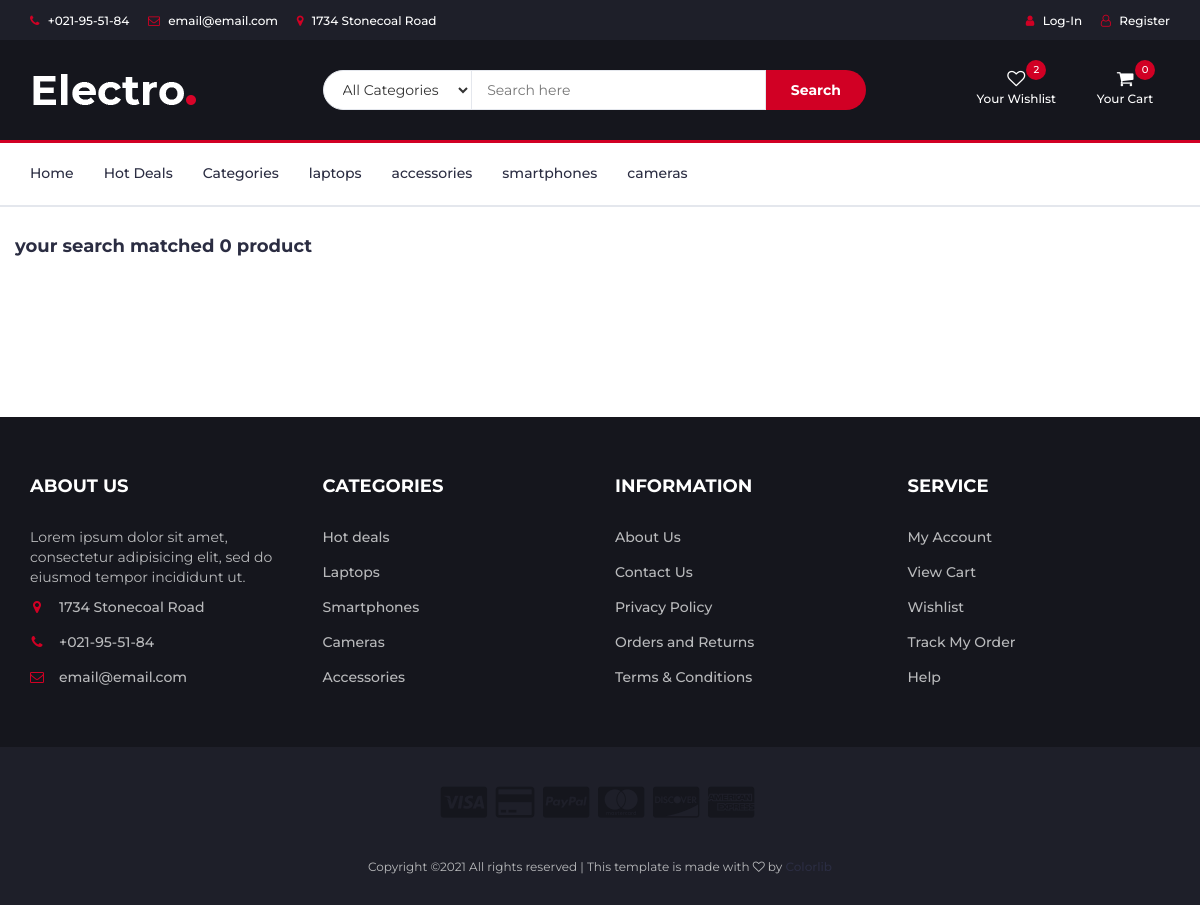
Screenshot of /search with the database file from the repository.
### shop/models.py (models this page shows, shortened)
class Category(models.Model):
    name = models.CharField(max_length=255, db_index=True)
    slug = models.SlugField(max_length=255, unique=True)
    class Meta:
        verbose_name_plural = 'categories'

### shop/views.py (the view)
# urls.py: path('search',views.search,name="search"),
def search(request):
    prod = None
    query = None
    count=0
    if 'q' in request.GET:
        query=request.GET.get('q')
        prod=Product.objects.all().filter(Q(name__contains=query)| Q(description__contains=query))
        for p in prod:
            count+=1
        print(count)
    return render(request,'search.html',{'products':prod,'query':query,'count':count})

### cart/context_processors.py (called while the page is built)
def count(request):
    item_count=0
    if 'admin' in request.path:
        return {}
    else:
        try:
            tot=0
            ct=Cartlist.objects.filter(cart_id=c_id(request))
            ct_i=items.objects.all().filter(cart_id=ct[:1])
            for i in ct_i:
                item_count+=i.quantity
                tot+=i.product.total_price()*i.quantity
        except Cartlist.DoesNotExist:
            item_count=0
        return dict(itc=item_count,t=tot)

### cart/views.py (called while the page is built)
def c_id(request):
    ct_id=request.session.session_key
    if not ct_id:
        ct_id=request.session.create()
    return ct_id

### shop/context_processor.py (called while the page is built)
def cats(request):
    ct=Category.objects.all()
    return dict(cats=ct)

### templates/search.html (shortened to what this page needs)
{% extends 'base.html' %}
{% load static %}
{%block content%}
<html lang="">
<head>
</head>
<body>
  <div class="section">
    <div class="container">
      <div class="row">
                  <div class="col-md-12">
          <div class="row">
            <div class="products-tabs">
              <div id="tab1" class="tab-pane active">
                {% if count > 1 %}
                <h4> <b>your search matched {{count}} products </b></h4>
                {% else %}
                <h4> <b>your search matched {{count}} product </b></h4>
                {% endif %}
                <br><br>
                <div class="products-slick" data-nav="#slick-nav-1">
                </div>
              </div>
            </div>
          </div>
        </div>
      </div>
    </div>
  </div>
  <br><br><br><br>
  <footer id="footer">
    <div class="section">
      <div class="container">
        <div class="row">
          <div class="col-md-3 col-xs-6">
            <div class="footer">
              <h3 class="footer-title">About Us</h3>
              <p>Lorem ipsum dolor sit amet, consectetur adipisicing elit, sed do eiusmod tempor incididunt ut.</p>
              <ul class="footer-links">
                <li><a href="#"><i class="fa fa-map-marker"></i>1734 Stonecoal Road</a></li>
                <li><a href="#"><i class="fa fa-phone"></i>+021-95-51-84</a></li>
                <li><a href="#"><i class="fa fa-envelope-o"></i>email@email.com</a></li>
              </ul>
            </div>
          </div>
          <div class="col-md-3 col-xs-6">
            <div class="footer">
              <h3 class="footer-title">Categories</h3>
              <ul class="footer-links">
                <li><a href="#">Hot deals</a></li>
                <li><a href="#">Laptops</a></li>
                <li><a href="#">Smartphones</a></li>
                <li><a href="#">Cameras</a></li>
                <li><a href="#">Accessories</a></li>
              </ul>
            </div>
          </div>
          <div class="col-md-3 col-xs-6">
            <div class="footer">
              <h3 class="footer-title">Information</h3>
              <ul class="footer-links">
                <li><a href="#">About Us</a></li>
                <li><a href="#">Contact Us</a></li>
                <li><a href="#">Privacy Policy</a></li>
                <li><a href="#">Orders and Returns</a></li>
                <li><a href="#">Terms & Conditions</a></li>
              </ul>
            </div>
          </div>
          <div class="col-md-3 col-xs-6">
            <div class="footer">
              <h3 class="footer-title">Service</h3>
              <ul class="footer-links">
                <li><a href="#">My Account</a></li>
                <li><a href="#">View Cart</a></li>
                <li><a href="#">Wishlist</a></li>
                <li><a href="#">Track My Order</a></li>
                <li><a href="#">Help</a></li>
              </ul>
            </div>
          </div>
        </div>
      </div>
    </div>
    <div id="bottom-footer" class="section">
      <div class="container">
        <div class="row">
          <div class="col-md-12 text-center">
            <ul class="footer-payments">
              <li><a href="#"><i class="fa fa-cc-visa"></i></a></li>
              <li><a href="#"><i class="fa fa-credit-card"></i></a></li>
              <li><a href="#"><i class="fa fa-cc-paypal"></i></a></li>
              <li><a href="#"><i class="fa fa-cc-mastercard"></i></a></li>
              <li><a href="#"><i class="fa fa-cc-discover"></i></a></li>
              <li><a href="#"><i class="fa fa-cc-amex"></i></a></li>
            </ul>
            <span class="copyright">
              Copyright &copy;<script>document.write(new Date().getFullYear());</script> All rights reserved | This template is made with <i class="fa fa-heart-o" aria-hidden="true"></i> by <a href="https://colorlib.com" target="_blank">Colorlib</a>
            </span>
          </div>
        </div>
      </div>
    </div>
  </footer>
</body>
</html>
{%endblock%}

### templates/base.html (shortened to what this page needs)
{% load static %}
<!DOCTYPE html>
<html lang="en">
	<head>
		<link type="text/css" rel="stylesheet" href="{% static 'css/bootstrap.min.css'%}"/>
		<link type="text/css" rel="stylesheet" href="{% static 'css/slick.css'%}"/>
		<link type="text/css" rel="stylesheet" href="{% static 'css/slick-theme.css'%}"/>
		<link type="text/css" rel="stylesheet" href="{% static 'css/nouislider.min.css'%}"/>
		<link rel="stylesheet" href="{% static 'css/font-awesome.min.css'%}">
		<link type="text/css" rel="stylesheet" href="{% static 'css/style.css'%}"/>
    </head>
	<body>
		<header>
			<div id="top-header">
				<div class="container">
					<ul class="header-links pull-left">
						<li><a href="#"><i class="fa fa-phone"></i> +021-95-51-84</a></li>
						<li><a href="#"><i class="fa fa-envelope-o"></i> email@email.com</a></li>
						<li><a href="#"><i class="fa fa-map-marker"></i> 1734 Stonecoal Road</a></li>
					</ul>
					<ul class="header-links pull-right">
						{%if user.is_authenticated%}
						<li><a href="{% url 'logout' %}"><i class="fa fa-user"></i> Log-Out</a></li>
						{% else %}
						<li><a href="{% url 'login' %}"><i class="fa fa-user"></i> Log-In</a></li>
						<li><a href="{% url 'register' %}"><i class="fa fa-user-o"></i> Register</a></li>
						{% endif %}
					</ul>
				</div>
			</div>
			<div id="header">
				<div class="container">
					<div class="row">
						<div class="col-md-3">
							<div class="header-logo">
								<a href="/" class="logo">
									<img src="{% static './img/logo.png'%}" alt="">
								</a>
							</div>
						</div>
						<div class="col-md-6">
							<div class="header-search">
								<form action="{% url 'search' %}" method="get">
									<select class="input-select">
										<option value="0">All Categories</option>
									</select>
									<input class="input" placeholder="Search here" name="q">
									<button class="search-btn">Search</button>
								</form>
							</div>
						</div>
						<div class="col-md-3 clearfix">
							<div class="header-ctn">
								<div>
									<a href="#">
										<i class="fa fa-heart-o"></i>
										<span>Your Wishlist</span>
										<div class="qty">2</div>
									</a>
								</div>
								<div class="dropdown">
									<a class="dropdown-toggle" data-toggle="dropdown" aria-expanded="true">
										<i class="fa fa-shopping-cart"></i>
										<span>Your Cart</span>
										<div class="qty">{{itc}}</div>
									</a>
								</div>
							</div>
						</div>
					</div>
				</div>
			</div>
		</header>
		<nav id="navigation">
			<div class="container">
				<div id="responsive-nav">
					<ul class="main-nav nav navbar-nav">
						<li ><a href="/">Home</a></li>
						<li><a href="{%url 'deals' %}">Hot Deals</a></li>
						<li><a href="#">Categories</a></li>
						{% for cat in cats %}
						<li><a href="{%url 'product' cat.slug %}">{{cat.name}}</a></li>
						{% endfor %}
					</ul>
				</div>
			</div>
		</nav>
{%block content%}
{% endblock %}
	</body>
</html>

### static/css/style.css (style rules this page uses)
body { font-family: 'Montserrat', sans-serif; font-weight: 400; color: #333; }
h1, h2, h3, h4, h5, h6 { color: #2B2D42; font-weight: 700; margin: 0 0 10px; }
a { color: #2B2D42; font-weight: 500; -webkit-transition: 0.2s color; transition: 0.2s color; }
ul, ol { margin: 0; padding: 0; list-style: none }
.input { height: 40px; padding: 0px 15px; border: 1px solid #E4E7ED; background-color: #FFF; width: 100%; }
.input-select { padding: 0px 15px; background: #FFF; border: 1px solid #E4E7ED; height: 40px; }
.section { padding-top: 30px; padding-bottom: 30px; }
#top-header { padding-top: 10px; padding-bottom: 10px; background-color: #1E1F29; }
.header-links li { display: inline-block; margin-right: 15px; font-size: 12px; }
.header-links li:last-child { margin-right: 0px; }
.header-links li a { color: #FFF; }
.header-links li i { color: #D10024; margin-right: 5px; }
#header { padding-top: 15px; padding-bottom: 15px; background-color: #15161D; }
.header-logo { float: left; }
.header-logo .logo img { display: block; }
.header-search { padding: 15px 0px; }
.header-search form { position: relative; }
.header-search form .input-select { margin-right: -4px; border-radius: 40px 0px 0px 40px; }
.header-search form .input { width: calc(100% - 260px); margin-right: -4px; }
.header-search form .search-btn { height: 40px; width: 100px; background: #D10024; color: #FFF; font-weight: 700; border: none; border-radius: 0px 40px 40px 0px; }
.header-ctn { float: right; padding: 15px 0px; }
.header-ctn>div { display: inline-block; }
.header-ctn>div+div { margin-left: 15px; }
.header-ctn>div>a { display: block; position: relative; width: 90px; text-align: center; color: #FFF; }
.header-ctn>div>a>i { display: block; font-size: 18px; }
.header-ctn>div>a>span { font-size: 12px; }
.header-ctn>div>a>.qty { position: absolute; right: 15px; top: -10px; width: 20px; height: 20px; line-height: 20px; text-align: center; border-radius: 50%; font-size: 10px; color: #FFF; background-color: #D10024; }
#navigation { background: #FFF; border-bottom: 2px solid #E4E7ED; border-top: 3px solid #D10024; }
.main-nav>li+li { margin-left: 30px }
.main-nav>li>a { padding: 20px 0px; }
.main-nav>li>a:after { content: ""; display: block; width: 0%; height: 2px; background-color: #D10024; -webkit-transition: 0.2s all; transition: 0.2s all; }
.products-tabs>.tab-pane { display: block; height: 0; opacity: 0; visibility: hidden; overflow-y: hidden; padding-bottom: 60px; margin-bottom: -60px; }
.products-tabs>.tab-pane.active { opacity: 1; visibility: visible; height: auto; }
#footer { background: #15161D; color: #B9BABC; }
#bottom-footer { background: #1E1F29; }
.footer { margin: 30px 0px; }
.footer .footer-title { color: #FFF; text-transform: uppercase; font-size: 18px; margin: 0px 0px 30px; }
.footer-links li+li { margin-top: 15px; }
.footer-links li a { color: #B9BABC; }
.footer-links li i { margin-right: 15px; color: #D10024; width: 14px; text-align: center; }
.copyright { margin-top: 30px; display: block; font-size: 12px; }
.footer-payments li { display: inline-block; margin-right: 5px; }
.footer-payments li a { color: #15161D; font-size: 36px; display: block; }

### rows the page displays
Category: name "laptops"
Category: name "accessories"
Category: name "smartphones"
Category: name "cameras"

### other values shown
{{ itc }} "0"
{{ count }} "0"
